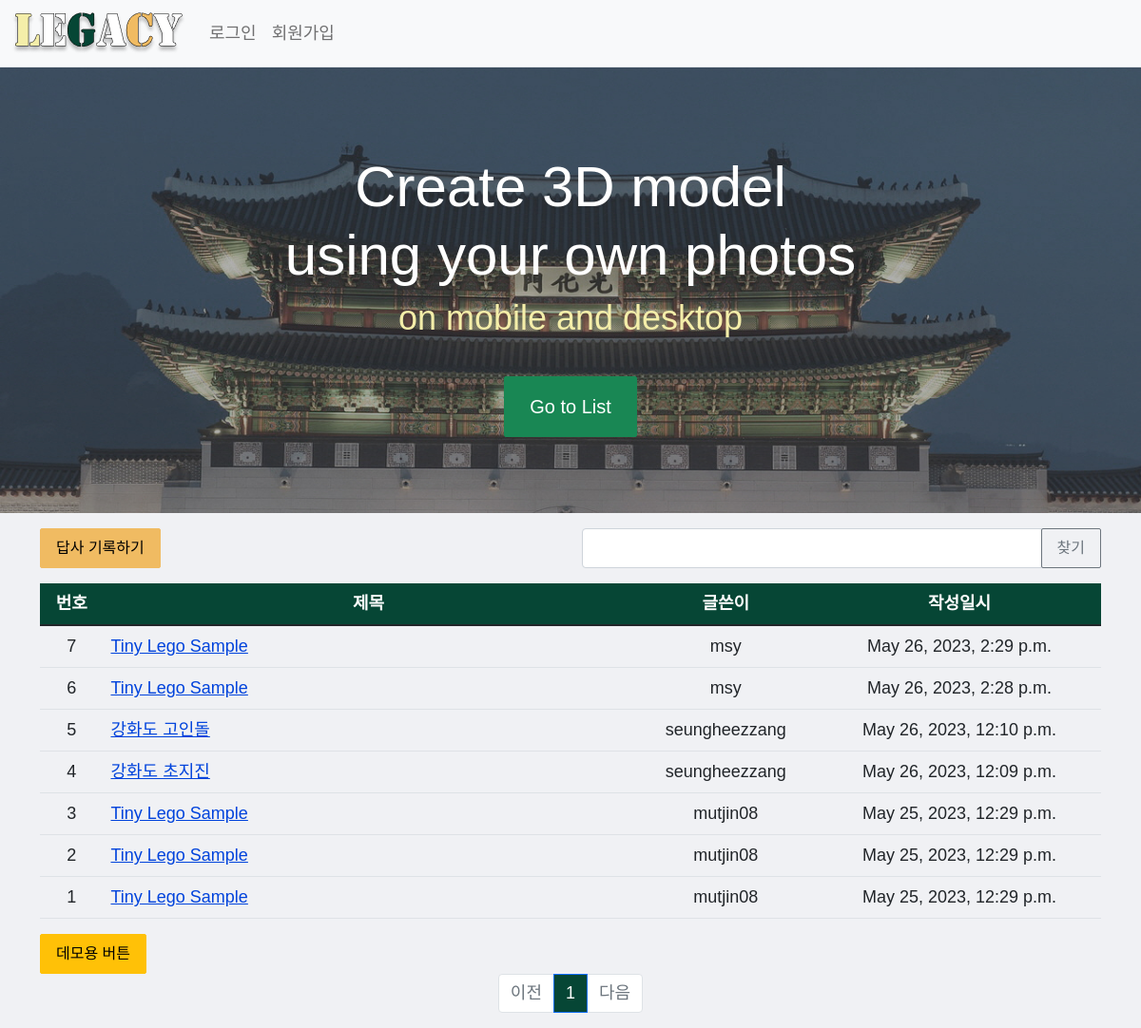
/pybo/list/, run on the app's committed database.
### pybo/models.py (models this page shows, shortened)
class Question(models.Model):
    author = models.ForeignKey(User, on_delete=models.CASCADE, related_name='author_question')
    subject = models.CharField(max_length=200)
    content = models.TextField()
    create_date = models.DateTimeField()
    modify_date = models.DateTimeField(null=True, blank=True)
    voter = models.ManyToManyField(User, related_name='voter_question')
    location = models.CharField(max_length=200, null=True, blank=True)
    audio = models.FileField(upload_to='audio/', null=True, blank=True)
    image = models.FileField(upload_to='image/', null=True, blank=True)
    npz = models.FileField(upload_to='npz/', null=True, blank=True)
    output = models.FileField(upload_to='output/', null=True, blank=True)
    group = models.CharField(max_length=225, null=True, blank=True)

### pybo/views/base_views.py (the view, shortened to what this page needs)
# urls.py: path('list/', base_views.list, name='list'),
def list(request):
    page = request.GET.get('page', '1')  # 페이지
    kw = request.GET.get('kw', '')  # 검색어
    question_list = Question.objects.order_by('-create_date')
    paginator = Paginator(question_list, 10)  # 페이지당 10개씩 보여주기
    page_obj = paginator.get_page(page)
    context = {'question_list': page_obj, 'page': page, 'kw': kw}
    return render(request, 'pybo/question_list.html', context)

### pybo/templatetags/pybo_filter.py (called while the page is built)
@register.filter
def sub(value, arg):
    return value - arg

### templates/pybo/question_list.html (shortened to what this page needs)
{% extends 'base.html' %}
{% load pybo_filter %}
{% block content %}
<div class="container my-3">
    <div class="row my-3">
        <div class="col-6">
            <a href="{% url 'pybo:question_create' %}" class="btn btn-warning" style="background-color:#F0BB62; border-color:#F0BB62">답사 기록하기</a>
        </div>
        <div class="col-6">
            <div class="input-group">
                <input type="text" id="search_kw" class="form-control" value="{{ kw|default_if_none:'' }}">
                <div class="input-group-append">
                    <button class="btn btn-outline-secondary" type="button" id="btn_search">찾기</button>
                </div>
            </div>
        </div>
    </div>
    <table class="table" >
        <thead>
        <tr class="text-center">
            <th style="background-color:#064635; color:white">번호</th>
            <th style="width:50%; background-color:#064635; color:white">제목</th>
            <th style="background-color:#064635; color:white">글쓴이</th>
            <th style="background-color:#064635; color:white">작성일시</th>
        </tr>
        </thead>
        <tbody>
        {% if question_list %}
        {% for question in question_list %}
        <tr class="text-center">
            <td>
                {{ question_list.paginator.count|sub:question_list.start_index|sub:forloop.counter0|add:1 }}
            </td>
            <td class="text-start">
                <a href="{% url 'pybo:detail' question.id %}">{{ question.subject }}</a>
            </td>
            <td>{{ question.author.username }}</td>
            <td>{{ question.create_date }}</td>
        </tr>
        {% endfor %}
        {% else %}
        <tr>
            <td colspan="3">질문이 없습니다.</td>
        </tr>
        {% endif %}
        </tbody>
    </table>
    <div class="col-6">
        <a href="{% url 'pybo:question_modelcreate' %}" class="btn btn-warning">데모용 버튼</a>
    </div>
    <ul class="pagination justify-content-center">
        {% if question_list.has_previous %}
        <li class="page-item">
            <a class="page-link" data-page="{{ question_list.previous_page_number }}"
               href="javascript:void(0)">이전</a>
        </li>
        {% else %}
        <li class="page-item disabled">
            <a class="page-link" tabindex="-1" aria-disabled="true"
               href="javascript:void(0)">이전</a>
        </li>
        {% endif %}
        {% for page_number in question_list.paginator.page_range %}
        {% if page_number >= question_list.number|add:-5 and page_number <= question_list.number|add:5 %}
        {% if page_number == question_list.number %}
        <li class="page-item active" aria-current="page">
            <a class="page-link" data-page="{{ page_number }}"
               href="javascript:void(0)"  style="background-color:#064635 ">{{ page_number }}</a>
        </li>
        {% else %}
        <li class="page-item">
            <a class="page-link" data-page="{{ page_number }}"
               href="javascript:void(0)">{{ page_number }}</a>
        </li>
        {% endif %}
        {% endif %}
        {% endfor %}
        {% if question_list.has_next %}
        <li class="page-item">
            <a class="page-link" data-page="{{ question_list.next_page_number }}"
               href="javascript:void(0)">다음</a>
        </li>
        {% else %}
        <li class="page-item disabled">
            <a class="page-link" tabindex="-1" aria-disabled="true"
               href="javascript:void(0)">다음</a>
        </li>
        {% endif %}
    </ul>
</div>
{% endblock %}

### static/style.css (style rules this page uses)
body { background-color: #f0f1f4; font-family: 'munhwa', sans-serif; font-size: 18px; color: #737b8a; }
a { color: #0043dc; }
.btn { border-radius: 2px; padding: 8px 16px; }
input { border-radius: 3px; border: 1px #ddd solid; }

### data on the page
Question: paginator.count|sub "7", subject "Tiny Lego Sample", author.username "msy", create_date "May 26, 2023, 2:29 p.m."
Question: paginator.count|sub "6", subject "Tiny Lego Sample", author.username "msy", create_date "May 26, 2023, 2:28 p.m."
Question: paginator.count|sub "5", subject "강화도 고인돌", author.username "seungheezzang", create_date "May 26, 2023, 12:10 p.m."
Question: paginator.count|sub "4", subject "강화도 초지진", author.username "seungheezzang", create_date "May 26, 2023, 12:09 p.m."
Question: paginator.count|sub "3", subject "Tiny Lego Sample", author.username "mutjin08", create_date "May 25, 2023, 12:29 p.m."
Question: paginator.count|sub "2", subject "Tiny Lego Sample", author.username "mutjin08", create_date "May 25, 2023, 12:29 p.m."
Question: paginator.count|sub "1", subject "Tiny Lego Sample", author.username "mutjin08", create_date "May 25, 2023, 12:29 p.m."

### other printed values
{{ page_number }} "1"
